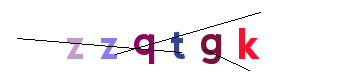
#> input picture zzqtgk-0.png, 340 x 80 px; its folder holds only this picture in this run
$ python -i preprocessing.py   (imports and definitions only)
#> lines starting #> are read from the running program, lines starting #| are printed output that depends on the picture; after the words box and inside, x2 and y2 are one past the last pixel; in counts of white or black regions, pixels touching at a corner belong together
import os
from tqdm import tqdm
import matplotlib.pyplot as plt
import cv2
import numpy as np

def medianBlur(img, ksize, mask, iterations=1):
    """
    Applies the median blur only to TRUE pixels within the image
    for the given number of iterations
    """
    b, g, r = cv2.split(img)

    for _ in range(iterations):
        b_med, g_med, r_med = [cv2.medianBlur(c, ksize) for c in (b, g, r)]
        b = np.where(mask, b_med, b)
        g = np.where(mask, g_med, g)
        r = np.where(mask, r_med, r)
    return cv2.merge([b, g, r])

def preprocess_image(img_path):
    # Load image
#> called with img_path = '../zzqtgk-0.png'
    img = cv2.imread(img_path)
#> img is the input picture: shape (80, 340, 3); mean B, G, R 243.4, 239.6, 245.7

    # Find interference lines as mask
    black = np.full((1, 3), 0, dtype=np.uint8)
    line_mask = cv2.inRange(img, black, black)
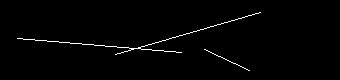
#> line_mask: shape (80, 340); 1.3% white in thin lines or dots, all inside (x1, y1, x2, y2) = (17, 12, 261, 71)

    # Find character regions as mask
    white = np.full((1, 3), 255, dtype=np.uint8)
    back_mask = cv2.inRange(img, white, white)
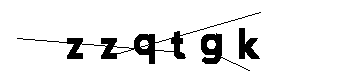
#> back_mask: shape (80, 340); 91.8% white; 3 black regions, box (x1, y1, x2, y2) and area: (17, 12, 261, 64) 1360, (201, 33, 250, 71) 499, (239, 28, 260, 59) 365
    chr_mask = cv2.bitwise_and(cv2.bitwise_not(back_mask),
                               cv2.bitwise_not(line_mask))
#> chr_mask: shape (80, 340); 6.9% white; 8 white regions, largest, box (x1, y1, x2, y2) and area: (201, 33, 222, 64) 453, (239, 28, 260, 59) 365, (134, 34, 155, 64) 365

    # Find intersection through morphological operations
    chr_dilate = cv2.dilate(chr_mask, np.ones((3, 3), np.uint8), iterations=1)
#> chr_dilate: shape (80, 340); 9.9% white; 6 white regions, box (x1, y1, x2, y2) and area: (200, 32, 223, 65) 639, (133, 33, 156, 65) 529, (238, 27, 261, 60) 509, (100, 37, 118, 60) 353, (66, 37, 84, 60) 352, (170, 30, 187, 60) 320
    line_chr = cv2.bitwise_and(chr_dilate, line_mask)
#> line_chr: shape (80, 340); 0.38% white in thin lines or dots, all inside (x1, y1, x2, y2) = (66, 35, 222, 58)
    line_not_chr = cv2.bitwise_and(line_mask,
                                   cv2.bitwise_not(chr_dilate))

    # Remove non-intersection regions
    img_new = img.copy()
    img_new[line_not_chr > 0] = 255
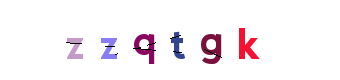
#> img_new: shape (80, 340, 3); 0.92% of pixels changed, all inside (x1, y1, x2, y2) = (17, 12, 261, 71)

    # Apply median filter on interference line pixels only
    img_new = medianBlur(img_new, 3, line_chr == 255, iterations=5)
#> in medianBlur, `b, g, r = cv2.split(img)`:
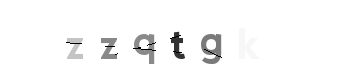
#> r: shape (80, 340); min 0, max 255, mean 248.1

    # Convert to gray
    result = cv2.cvtColor(img_new, cv2.COLOR_BGR2GRAY)

    # Sharpen image before binarization
    blurred = cv2.GaussianBlur(result, (0, 0), 3)
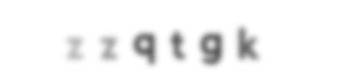
#> blurred: shape (80, 340); min 94, max 255, mean 244.7
    sharpened = cv2.addWeighted(result, 1.5, blurred, -0.5, 0)
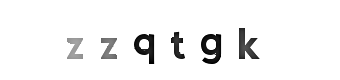
#> sharpened: shape (80, 340); min 0, max 255, mean 242.9

    # Get final binary image
    _, result_binary = cv2.threshold(sharpened, 250, 255, cv2.THRESH_BINARY_INV)
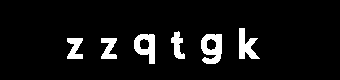
#> result_binary: shape (80, 340); 6.8% white; 6 white regions, box (x1, y1, x2, y2) and area: (201, 34, 222, 64) 442, (134, 34, 155, 64) 382, (239, 28, 260, 59) 350, (67, 38, 83, 59) 228, (101, 38, 117, 59) 224, (171, 31, 185, 59) 213

    return result_binary

def process_folder(input_folder, output_folder):
    # Create output folder if it doesn't exist
    if not os.path.exists(output_folder):
        os.makedirs(output_folder)

    # Get list of PNG files only
    image_files = [f for f in os.listdir(input_folder) if f.endswith('.png')]

    print(f"Found {len(image_files)} PNG files to process")

    # Process each image with progress bar
    for filename in tqdm(image_files, desc="Processing images"):
        # Construct full input path
        input_path = os.path.join(input_folder, filename)

        # Construct output path with same filename
        output_path = os.path.join(output_folder, filename)

        # Process the image
        processed_img = preprocess_image(input_path)

        # Save the processed image
        cv2.imwrite(output_path, processed_img)

    print(f"Successfully processed {len(image_files)} images. Results saved to {output_folder}")

input_folder = "original_images"
output_folder = "preprocessed_images"
# [1 line not run here, left out]

>>> result = preprocess_image('../zzqtgk-0.png')

$ run again, on zzs5bg-0.png
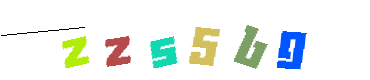
#> input picture zzs5bg-0.png, 370 x 80 px
#> in preprocess_image, img is the input picture: shape (80, 370, 3); mean B, G, R 237.7, 241.8, 236
#> in preprocess_image, `line_mask = cv2.inRange(img, black, black)`:
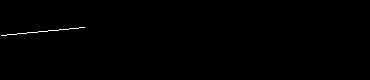
#> line_mask: shape (80, 370); 0.28% white in thin lines or dots, all inside (x1, y1, x2, y2) = (1, 27, 85, 36)
#> back_mask: shape (80, 370); 85.6% white; 7 black regions, largest, box (x1, y1, x2, y2) and area: (277, 31, 308, 70) 846, (189, 27, 220, 66) 800, (234, 25, 268, 69) 777
#> chr_mask: shape (80, 370); 14.1% white; 6 white regions, box (x1, y1, x2, y2) and area: (277, 31, 308, 70) 846, (189, 27, 220, 66) 800, (234, 25, 268, 69) 777, (150, 36, 178, 68) 638, (62, 36, 90, 68) 560, (105, 36, 131, 67) 558
#> chr_dilate: shape (80, 370); 18% white; 6 white regions, box (x1, y1, x2, y2) and area: (276, 30, 309, 71) 1060, (188, 26, 221, 67) 1017, (233, 24, 269, 70) 995, (149, 35, 179, 69) 812, (61, 35, 91, 69) 729, (104, 35, 132, 68) 719
#> line_chr: shape (80, 370); every value is 0
#> img_new: shape (80, 370, 3); 0.28% of pixels changed, all inside (x1, y1, x2, y2) = (1, 27, 85, 36)
#> in preprocess_image, `_, result_binary = cv2.threshold(sharpened, 250, 255, cv2.THRESH_BINAR..`:
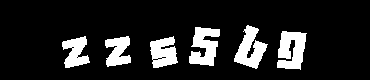
#> result_binary: shape (80, 370); 13.7% white; 6 white regions, box (x1, y1, x2, y2) and area: (277, 31, 307, 70) 829, (189, 27, 220, 66) 777, (234, 25, 268, 69) 757, (150, 36, 178, 68) 628, (62, 36, 90, 68) 539, (105, 36, 131, 67) 539

$ run again, on zzt26-0.png
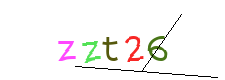
#> input picture zzt26-0.png, 225 x 80 px
#> in preprocess_image, img is the input picture: shape (80, 225, 3); mean B, G, R 245.1, 246.2, 247.8
#> line_mask: shape (80, 225); 1.1% white in thin lines or dots, all inside (x1, y1, x2, y2) = (75, 14, 218, 78)
#> back_mask: shape (80, 225); 93.4% white; 5 black regions, box (x1, y1, x2, y2) and area: (75, 14, 218, 78) 451, (125, 36, 144, 62) 206, (58, 41, 76, 61) 179, (82, 41, 101, 63) 178, (102, 37, 118, 61) 168
#> chr_dilate: shape (80, 225); 9.1% white; 5 white regions, box (x1, y1, x2, y2) and area: (146, 35, 169, 62) 411, (124, 35, 145, 63) 346, (81, 40, 102, 64) 304, (57, 40, 77, 62) 297, (101, 36, 119, 62) 272
#> line_chr: shape (80, 225); 0.08% white in thin lines or dots, all inside (x1, y1, x2, y2) = (151, 37, 166, 58)
#> img_new: shape (80, 225, 3); 1.03% of pixels changed, all inside (x1, y1, x2, y2) = (75, 14, 218, 78)
#> in preprocess_image, `_, result_binary = cv2.threshold(sharpened, 250, 255, cv2.THRESH_BINAR..`:
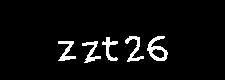
#> result_binary: shape (80, 225); 4.9% white; 5 white regions, box (x1, y1, x2, y2) and area: (147, 36, 168, 61) 230, (125, 36, 144, 62) 176, (58, 41, 76, 61) 161, (82, 41, 101, 63) 159, (102, 37, 118, 61) 149
